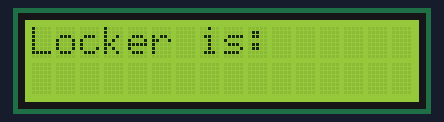
The sketch below on a simulated Arduino Uno, built with avr-gcc and run on an emulated ATmega328P. On the bench: 16×2 character LCD.

Above: at 0.1 s.
At 1.1 s:
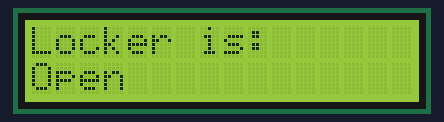
At 9.2 s:
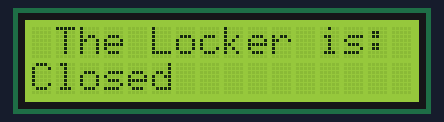
At 17.2 s:
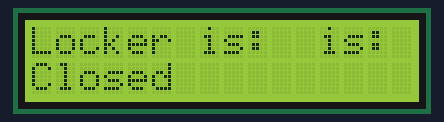
At 35.2 s:
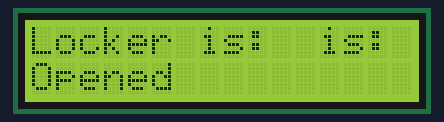

The sketch:

I2C_LCD_TUTORIAL.ino
```cpp
/* www.learningbuz.com */
/*Impport following Libraries*/
#include <Wire.h>
#include <LiquidCrystal_I2C.h>
//I2C pins declaration
LiquidCrystal_I2C lcd(0x27, 2, 1, 0, 4, 5, 6, 7, 3, POSITIVE);

void setup()
{

lcd.begin(16,2);//Defining 16 columns and 2 rows of lcd display
lcd.backlight();//To Power ON the back light
//lcd.backlight();// To Power OFF the back light

}

void loop()
{
//Write your code
lcd.setCursor(0,0); //Defining positon to write from first row,first column .
lcd.print("Locker is: "); //You can write 16 Characters per line .
delay(1000);//Delay used to give a dynamic effect
lcd.setCursor(0,1);  //Defining positon to write from second row,first column .
lcd.print("Open");
delay(8000);

lcd.clear();//Clean the screen
lcd.setCursor(0,0);
lcd.print(" The Locker is:  ");
lcd.setCursor(0,1);
lcd.print("Closed");
delay(8000);
}
```

Measured:
- what the display in image 1 shows lasts 8.0 s, from 1.1 s to 9.1 s
- what the display in image 3 shows lasts 1.0 s, from 17.1 s to 18.1 s
